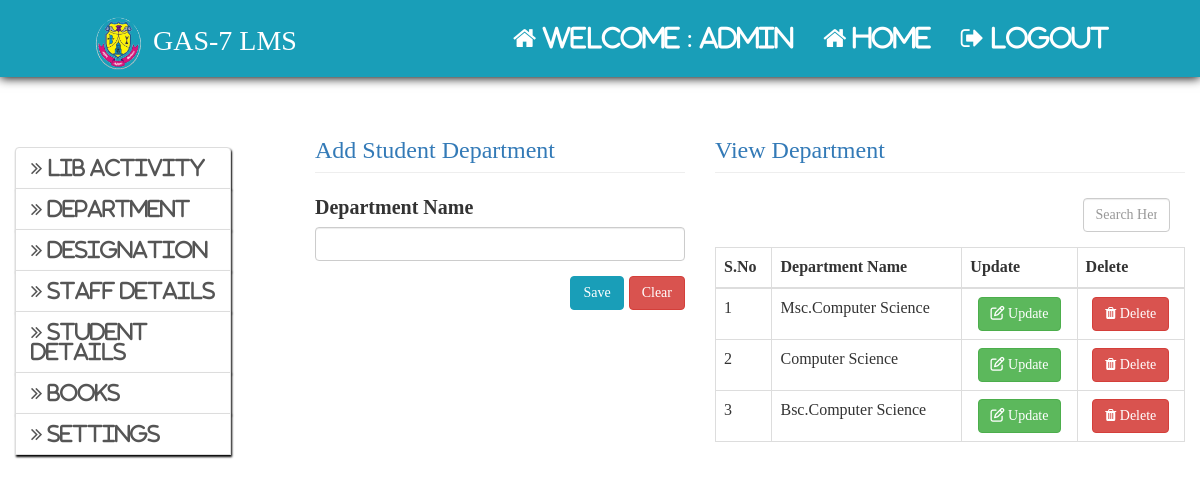
Before: /admin/add_dep.php (signed in) with the older database file.
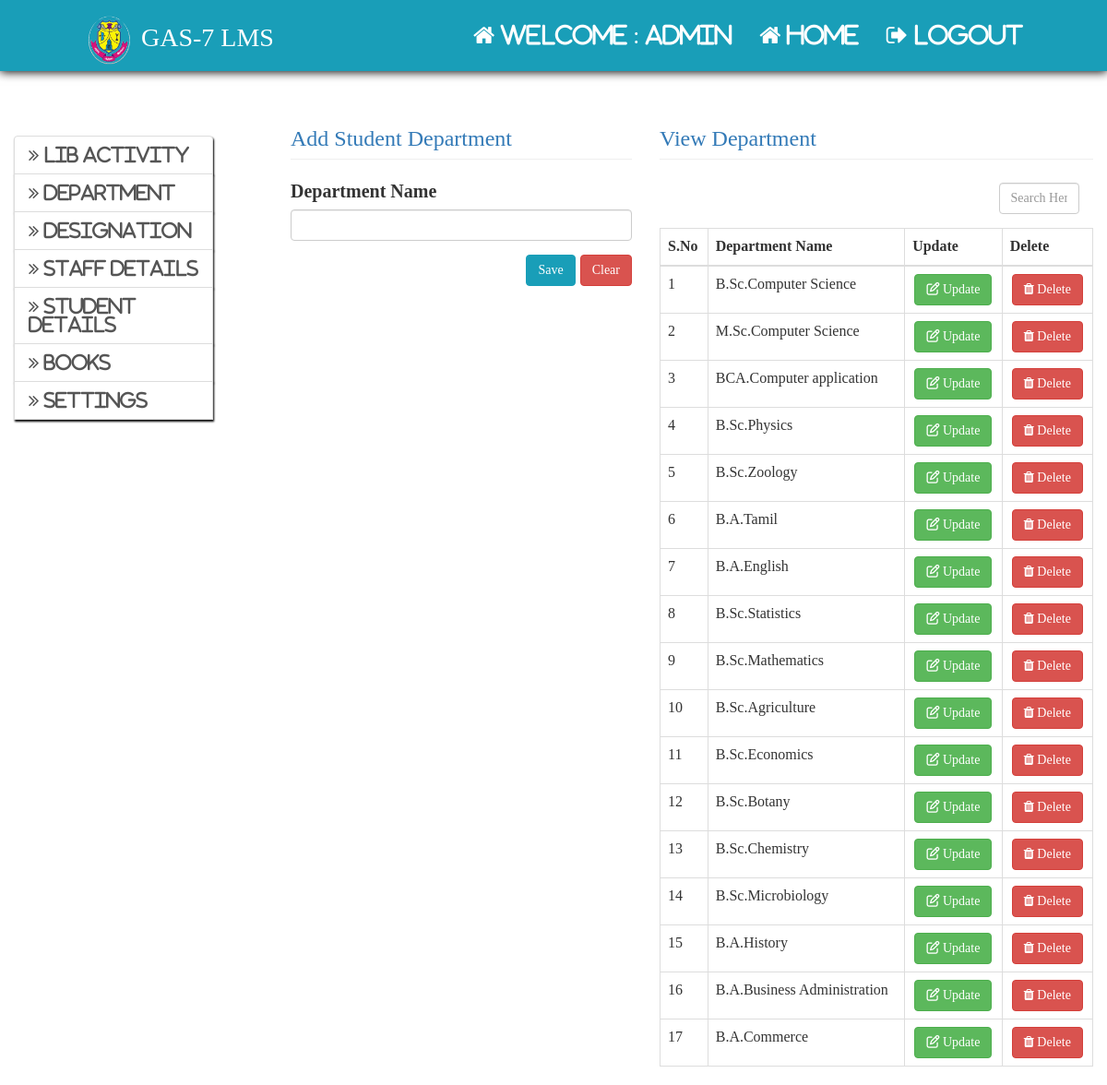
After: the same page with the newer database file.
### tables this page shows
CREATE TABLE `department` (
  `did` int(11) NOT NULL AUTO_INCREMENT,
  `dname` varchar(150) NOT NULL,
  PRIMARY KEY (`did`)
);

### admin/add_dep.php (the view, shortened to what this page needs)
<html>
	<head>
		<?php
			include"../include/head.php";
		?>
	</head>
	<body>
		<?php include"admin_home_nav.php";?>
		<div class="col-md-3" style="margin-top:50px">
			<?php
				include"admin_sidenav.php";
			?>
		</div>
		<div class="col-md-4">
			<form method="post" action="<?php echo $_SERVER["PHP_SELF"];?>">
				<h3 class="page-header text-primary">Add Student Department</h3>
				<div class="form-group">
					<label>Department Name</label>
					<input type="text" class="form-control"  name="dname">
				</div>
				<div class="form-group pull-right">
					<input type="submit" name="save" value="Save" class="btn btn-primary">
					<input type="submit" value="Clear" class="btn btn-danger">
				</div>
			</form>
		</div>
		<div class="col-md-5">
			<h3 class="page-header text-primary">View Department</h3>
			<div class='form-group pull-right col-md-3'>
				<input type='text' class='form-control' id='search' placeholder='Search Here' style='margin-top:5px'>
			</div>
			<table class="table table-bordered">
				<tr>
					<th>S.No</th>
					<th>Department Name</th>
					<th>Update</th>
					<th>Delete</th>
				</tr><tbody id='mytable'>
				<?php
					$sql="select * from department";
					$res=$con->query($sql);
					if($res->num_rows>0)
					{
						$i=1;
						while($row=$res->fetch_assoc())
						{
							echo"<tr>";
								echo"<td>{$i}</td>";
								echo"<td>{$row["dname"]}</td>";
								echo"<td><center><a href='update_dep.php?id=$row[did]' class='btn btn-success'><span class='fa fa-edit'></span> Update</a></center></td>";
								echo"<td><center><a href='delete_dep.php?id=$row[did]' onClick='return delConfirm();' class='btn btn-danger'> <span class='fa fa-trash'></span> Delete</a></center></td>";
								$i++;
							echo"</tr>";
						}
					}
				?>
			</table>
		</div>
	</body>
</html>

Changed rows visible on the page:
added department: dname "B.Sc.Computer Science"
added department: dname "M.Sc.Computer Science"
added department: dname "BCA.Computer application"
added department: dname "B.Sc.Physics"
added department: dname "B.Sc.Zoology"
changed department: dname "Msc.Computer Science" → "B.A.Tamil"
added department: dname "B.A.English"
changed department: dname "Computer Science" → "B.Sc.Statistics"
added department: dname "B.Sc.Mathematics"
changed department: dname "Bsc.Computer Science" → "B.Sc.Agriculture"
added department: dname "B.Sc.Economics"
added department: dname "B.Sc.Botany"
added department: dname "B.Sc.Chemistry"
added department: dname "B.Sc.Microbiology"
added department: dname "B.A.History"
added department: dname "B.A.Business Administration"
added department: dname "B.A.Commerce"
